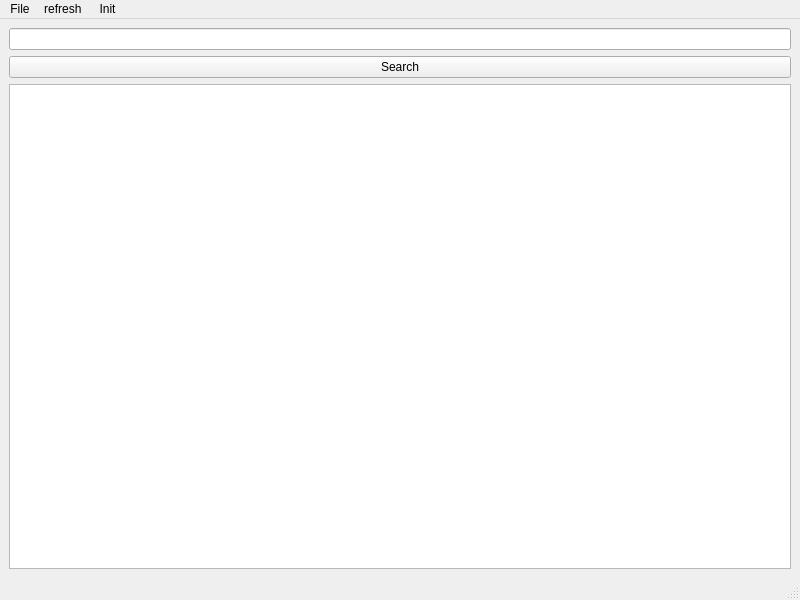
<?xml version="1.0" encoding="UTF-8"?>
<ui version="4.0">
 <class>MainWindow</class>
 <widget class="QMainWindow" name="MainWindow">
  <property name="geometry">
   <rect>
    <x>0</x>
    <y>0</y>
    <width>800</width>
    <height>600</height>
   </rect>
  </property>
  <property name="windowTitle">
   <string>MainWindow</string>
  </property>
  <widget class="QWidget" name="centralwidget">
   <property name="styleSheet">
    <string notr="true"/>
   </property>
   <layout class="QHBoxLayout" name="horizontalLayout">
    <item>
     <layout class="QVBoxLayout" name="verticalLayout">
      <item>
       <widget class="QLineEdit" name="lineEdit">
        <property name="styleSheet">
         <string notr="true"/>
        </property>
       </widget>
      </item>
      <item>
       <widget class="QPushButton" name="pushButton">
        <property name="styleSheet">
         <string notr="true"/>
        </property>
        <property name="text">
         <string>Search</string>
        </property>
       </widget>
      </item>
      <item>
       <widget class="QTableWidget" name="tableWidget"/>
      </item>
     </layout>
    </item>
   </layout>
  </widget>
  <widget class="QMenuBar" name="menubar">
   <property name="geometry">
    <rect>
     <x>0</x>
     <y>0</y>
     <width>800</width>
     <height>17</height>
    </rect>
   </property>
   <widget class="QMenu" name="menuFile">
    <property name="title">
     <string>File</string>
    </property>
    <widget class="QMenu" name="menuAdd_a_File">
     <property name="title">
      <string>Add a File</string>
     </property>
     <addaction name="actioncontinue"/>
    </widget>
    <widget class="QMenu" name="menuEdit_a_File">
     <property name="title">
      <string>Edit a File</string>
     </property>
     <addaction name="actioncontinue_2"/>
    </widget>
    <addaction name="actionDelete_a_file"/>
    <addaction name="menuAdd_a_File"/>
    <addaction name="menuEdit_a_File"/>
   </widget>
   <widget class="QMenu" name="menurefresh">
    <property name="title">
     <string>refresh </string>
    </property>
    <addaction name="actionrefresh_table_menu"/>
   </widget>
   <widget class="QMenu" name="menuInit">
    <property name="title">
     <string>Init</string>
    </property>
    <addaction name="actionInit_Vdisk"/>
    <addaction name="actionCompactage"/>
   </widget>
   <addaction name="menuFile"/>
   <addaction name="menurefresh"/>
   <addaction name="menuInit"/>
  </widget>
  <widget class="QStatusBar" name="statusbar"/>
  <action name="actionDelete_a_file">
   <property name="icon">
    <iconset theme="QIcon::ThemeIcon::EditDelete"/>
   </property>
   <property name="text">
    <string>Delete a file</string>
   </property>
   <property name="shortcut">
    <string>Ctrl+D</string>
   </property>
  </action>
  <action name="actioncontinue">
   <property name="icon">
    <iconset theme="QIcon::ThemeIcon::FormatJustifyCenter"/>
   </property>
   <property name="text">
    <string>continue &amp; chainee</string>
   </property>
   <property name="iconText">
    <string>continue &amp; chainee</string>
   </property>
   <property name="shortcut">
    <string>Ctrl+A</string>
   </property>
  </action>
  <action name="actioncontinue_2">
   <property name="icon">
    <iconset theme="QIcon::ThemeIcon::DocumentSaveAs"/>
   </property>
   <property name="text">
    <string>continue &amp; chainne</string>
   </property>
   <property name="shortcut">
    <string>Ctrl+E</string>
   </property>
  </action>
  <action name="actionrefresh_table_menu">
   <property name="icon">
    <iconset theme="QIcon::ThemeIcon::ViewRefresh"/>
   </property>
   <property name="text">
    <string>refresh table menu</string>
   </property>
   <property name="shortcut">
    <string>Ctrl+R</string>
   </property>
  </action>
  <action name="actionInit_Vdisk">
   <property name="icon">
    <iconset theme="QIcon::ThemeIcon::FolderOpen"/>
   </property>
   <property name="text">
    <string>Init Vdisk</string>
   </property>
   <property name="shortcut">
    <string>Ctrl+I</string>
   </property>
  </action>
  <action name="actionCompactage">
   <property name="text">
    <string>Compactage</string>
   </property>
  </action>
 </widget>
 <resources/>
 <connections/>
</ui>
